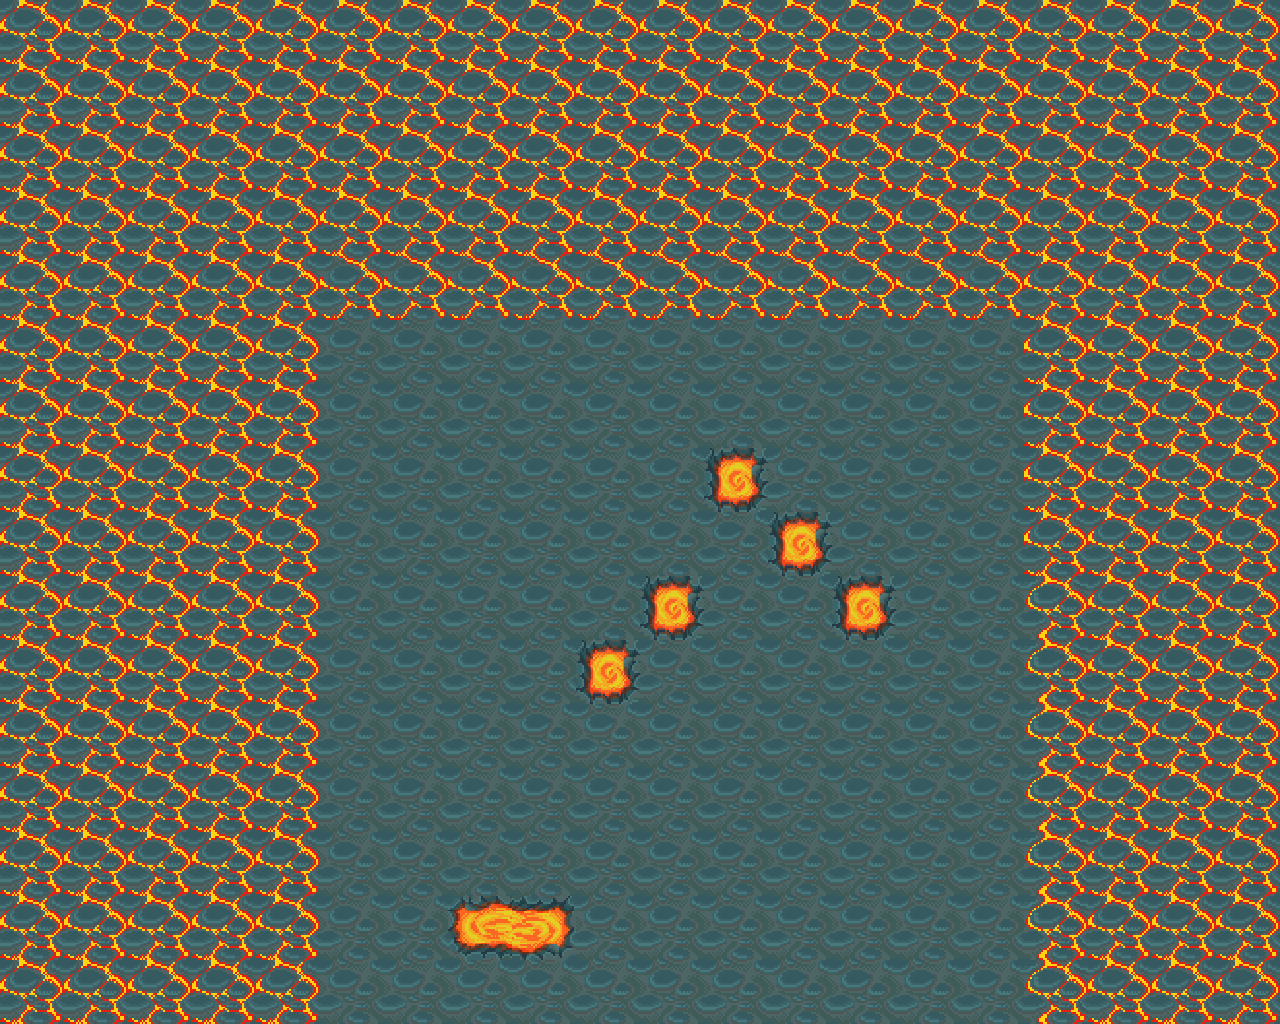

Tiled map render using the project's own tile images. Description and the map definition, with tile-layer contents summarised, below:
An orthogonal 20x16 tile map with 64x64 px tiles, 1 tile layer (Tile Layer 1), 3 tilesets.

<map version="1.0" orientation="orthogonal" width="20" height="16" tilewidth="64" tileheight="64">
 <tileset firstgid="1" name="sand_tile" tilewidth="64" tileheight="64">
  <image source="sand_tile.png" width="256" height="256" />
 </tileset>
 <tileset firstgid="17" name="snow_tile" tilewidth="64" tileheight="64">
  <image source="snow_tile.png" width="256" height="704" />
 </tileset>
 <tileset firstgid="61" name="vulcan_tile" tilewidth="64" tileheight="64">
  <image source="vulcan_tile.png" width="256" height="512" />
 </tileset>
 <layer name="Tile Layer 1" width="20" height="16">
  <data>[320 cells, 320 non-empty, 7 distinct tile ids]</data>
 </layer>
</map>
